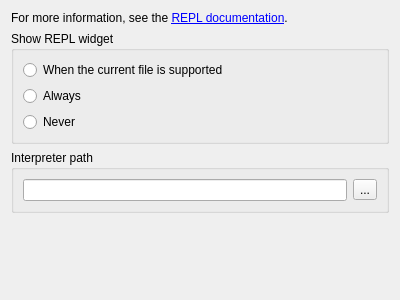
<?xml version="1.0" encoding="UTF-8"?>
<ui version="4.0">
 <class>Form</class>
 <widget class="QWidget" name="Form">
  <property name="geometry">
   <rect>
    <x>0</x>
    <y>0</y>
    <width>400</width>
    <height>300</height>
   </rect>
  </property>
  <property name="windowTitle">
   <string>Form</string>
  </property>
  <layout class="QVBoxLayout" name="verticalLayout_2">
   <item>
    <widget class="QLabel" name="label">
     <property name="text">
      <string>&lt;html&gt;&lt;head/&gt;&lt;body&gt;&lt;p&gt;For more information, see the &lt;a href=&quot;http://enki-editor.org/scheme.html&quot;&gt;&lt;span style=&quot; text-decoration: underline; color:#0000ff;&quot;&gt;REPL documentation&lt;/span&gt;&lt;/a&gt;.&lt;/p&gt;&lt;/body&gt;&lt;/html&gt;</string>
     </property>
     <property name="openExternalLinks">
      <bool>true</bool>
     </property>
    </widget>
   </item>
   <item>
    <widget class="QGroupBox" name="groupBox">
     <property name="title">
      <string>Show REPL widget</string>
     </property>
     <layout class="QVBoxLayout" name="verticalLayout">
      <item>
       <widget class="QRadioButton" name="rbWhenOpened">
        <property name="text">
         <string>When the current file is supported</string>
        </property>
       </widget>
      </item>
      <item>
       <widget class="QRadioButton" name="rbAlways">
        <property name="text">
         <string>Always</string>
        </property>
       </widget>
      </item>
      <item>
       <widget class="QRadioButton" name="rbNever">
        <property name="text">
         <string>Never</string>
        </property>
       </widget>
      </item>
     </layout>
    </widget>
   </item>
   <item>
    <widget class="QGroupBox" name="groupBox_2">
     <property name="title">
      <string>Interpreter path</string>
     </property>
     <layout class="QHBoxLayout" name="horizontalLayout">
      <item>
       <widget class="QLineEdit" name="leInterpreterPath"/>
      </item>
      <item>
       <widget class="QToolButton" name="pbInterpreterPath">
        <property name="text">
         <string>...</string>
        </property>
       </widget>
      </item>
     </layout>
    </widget>
   </item>
   <item>
    <spacer name="verticalSpacer">
     <property name="orientation">
      <enum>Qt::Vertical</enum>
     </property>
     <property name="sizeHint" stdset="0">
      <size>
       <width>20</width>
       <height>90</height>
      </size>
     </property>
    </spacer>
   </item>
  </layout>
 </widget>
 <resources/>
 <connections/>
</ui>
